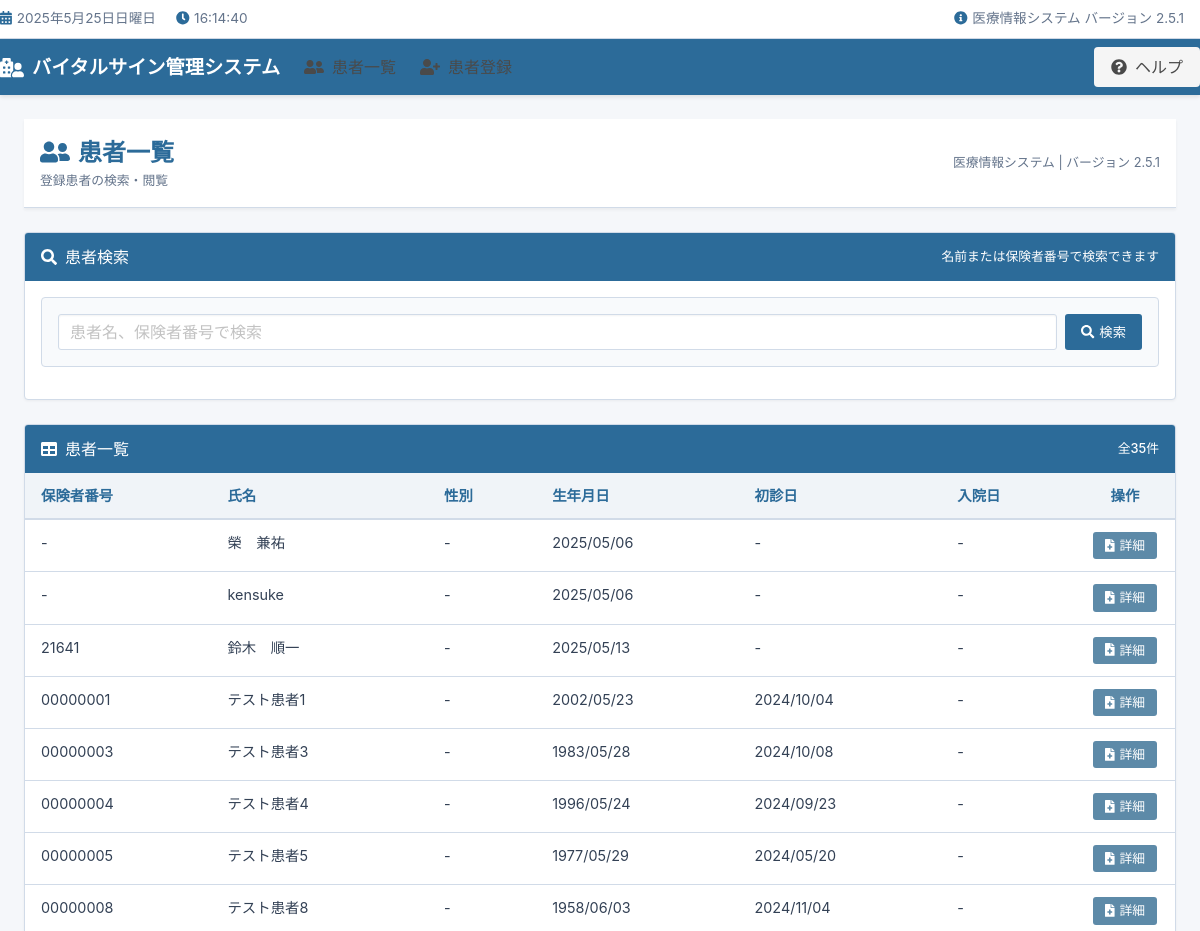
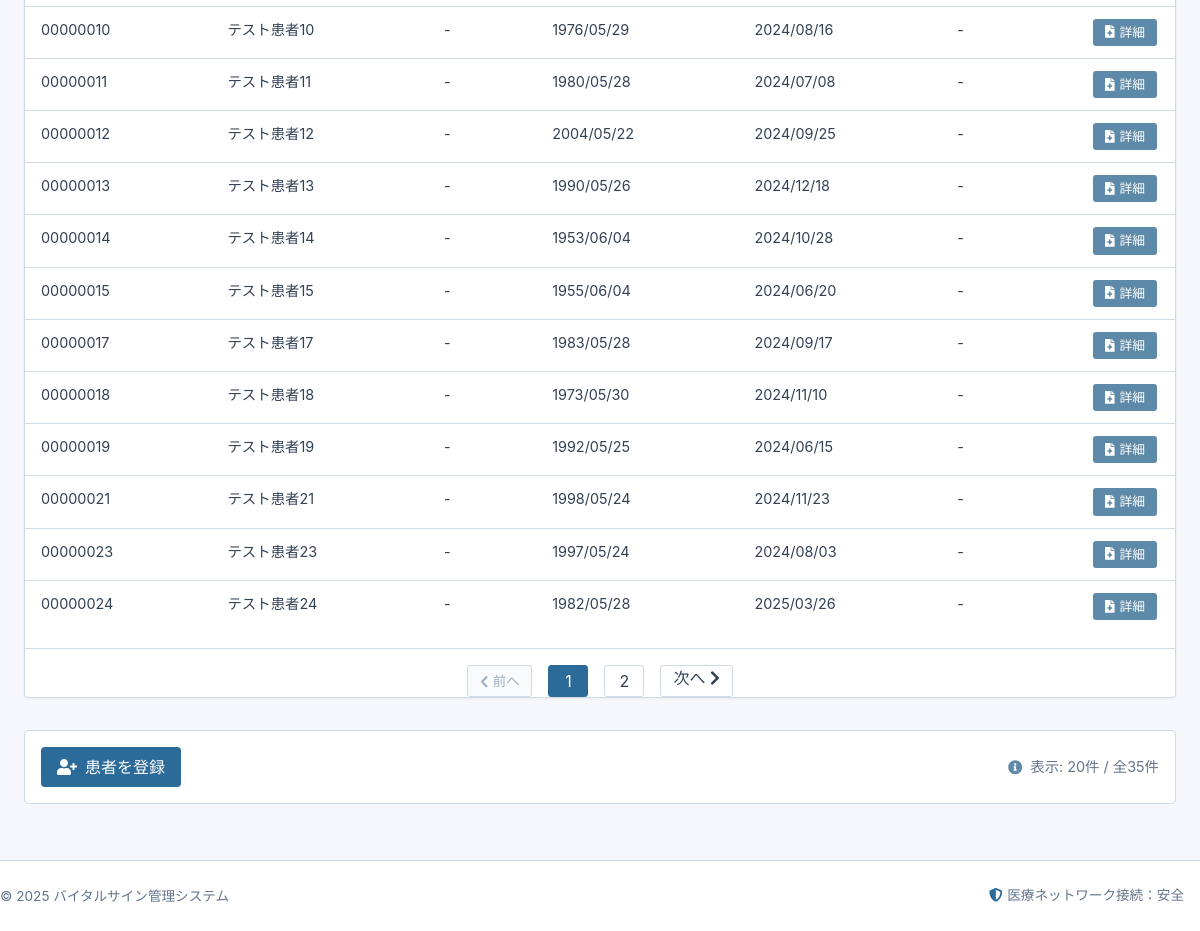
The page / on the database its author committed (2 pictures, top to bottom).
### core/models.py (models this page shows, shortened)
class Patient(models.Model):
    code = models.CharField(max_length=32, unique=True)  # 匿名 ID
    name = models.CharField(max_length=64, blank=True)
    birth_date = models.DateField(null=True, blank=True)
    insurance_number = models.CharField(max_length=20, verbose_name="保険者番号", blank=True)
    first_visit_date = models.DateField(verbose_name="初診日", null=True, blank=True)
    admission_date = models.DateField(verbose_name="入院日", null=True, blank=True)

### core/views.py (the view)
# urls.py: path("", views.patient_list, name="list"),
def patient_list(request):
    search_query = request.GET.get('search', '')
    if search_query:
        patients = Patient.objects.filter(
            Q(name__icontains=search_query) |  # 名前で検索（部分一致）
            Q(insurance_number__icontains=search_query)  # 保険者番号で検索
        ).order_by("admission_date")
    else:
        patients = Patient.objects.all().order_by("admission_date")
    paginator = Paginator(patients, 20)
    page_number = request.GET.get('page')
    page_obj = paginator.get_page(page_number)
    return render(request, "list.html", {
        "page_obj": page_obj,
        "search_query": search_query
    })

### templates/list.html (shortened to what this page needs)
{% extends "base.html" %}
{% block content %}
<div class="page-header">
  <div>
    <div class="page-title">
      <i class="fas fa-user-friends" style="margin-right: 0.5rem;"></i>患者一覧
    </div>
    <div class="system-info">登録患者の検索・閲覧</div>
  </div>
  <div class="system-info">
    医療情報システム | バージョン 2.5.1
  </div>
</div>
<div class="panel-container">
  <div class="panel-header">
    <div class="panel-header-title">
      <i class="fas fa-search" style="margin-right: 0.5rem;"></i>患者検索
    </div>
    <div style="font-size: 0.8rem;">
      名前または保険者番号で検索できます
    </div>
  </div>
  <div class="panel-body">
    <form method="get" class="search-form">
      <div style="display: flex;">
        <div style="flex: 1; margin-right: 0.5rem;">
          <input class="input" type="text" name="search" placeholder="患者名、保険者番号で検索" value="{{ search_query }}">
        </div>
        <div>
          <button class="btn-primary" type="submit">
            <i class="fas fa-search" style="margin-right: 0.3rem;"></i>検索
          </button>
        </div>
      </div>
    </form>
  </div>
</div>
<div class="panel-container">
  <div class="panel-header">
    <div class="panel-header-title">
      <i class="fas fa-table" style="margin-right: 0.5rem;"></i>患者一覧
    </div>
    <div style="font-size: 0.8rem;">
      {% if search_query %}
      検索結果: {{ page_obj.paginator.count }}件
      {% else %}
      全{{ page_obj.paginator.count }}件
      {% endif %}
    </div>
  </div>
  <div class="panel-body" style="padding: 0;">
    <table class="med-table">
      <thead>
        <tr>
          <th>保険者番号</th>
          <th>氏名</th>
          <th>性別</th>
          <th>生年月日</th>
          <th>初診日</th>
          <th>入院日</th>
          <th style="width: 100px; text-align: center;">操作</th>
        </tr>
      </thead>
      <tbody>
        {% for patient in page_obj %}
        <tr>
          <td>{{ patient.insurance_number|default:"-" }}</td>
          <td>{{ patient.name|default:"-" }}</td>
          <td>{{ patient.get_gender_display|default:"-" }}</td>
          <td>{{ patient.birth_date|date:"Y/m/d"|default:"-" }}</td>
          <td>{{ patient.first_visit_date|date:"Y/m/d"|default:"-" }}</td>
          <td>{{ patient.admission_date|date:"Y/m/d"|default:"-" }}</td>
          <td style="text-align: center;">
            <a class="btn-action" href="{% url 'detail' patient.pk %}">
              <i class="fas fa-file-medical" style="margin-right: 0.3rem;"></i>詳細
            </a>
          </td>
        </tr>
        {% endfor %}
      </tbody>
    </table>
    {% if page_obj.paginator.num_pages > 1 %}
    <div class="pagination-container">
      {% if page_obj.has_previous %}
      <a class="pagination-button" href="?page={{ page_obj.previous_page_number }}{% if search_query %}&search={{ search_query }}{% endif %}">
        <i class="fas fa-chevron-left" style="margin-right: 0.3rem;"></i>前へ
      </a>
      {% else %}
      <button class="pagination-button" disabled>
        <i class="fas fa-chevron-left" style="margin-right: 0.3rem;"></i>前へ
      </button>
      {% endif %}
      <div style="display: flex; margin: 0 0.5rem;">
        {% for i in page_obj.paginator.page_range %}
          {% if page_obj.number == i %}
          <div class="pagination-item">
            <span class="pagination-link is-active">{{ i }}</span>
          </div>
          {% else %}
          <div class="pagination-item">
            <a class="pagination-link" href="?page={{ i }}{% if search_query %}&search={{ search_query }}{% endif %}">{{ i }}</a>
          </div>
          {% endif %}
        {% endfor %}
      </div>
      {% if page_obj.has_next %}
      <a class="pagination-button" href="?page={{ page_obj.next_page_number }}{% if search_query %}&search={{ search_query }}{% endif %}">
        次へ<i class="fas fa-chevron-right" style="margin-left: 0.3rem;"></i>
      </a>
      {% else %}
      <button class="pagination-button" disabled>
        次へ<i class="fas fa-chevron-right" style="margin-left: 0.3rem;"></i>
      </button>
      {% endif %}
    </div>
    {% endif %}
  </div>
</div>
<div class="footer-actions">
  <div>
    <a class="action-btn" href="{% url 'patient_add' %}">
      <i class="fas fa-user-plus" style="margin-right: 0.5rem;"></i>患者を登録
    </a>
  </div>
  <div class="record-count">
    <i class="fas fa-info-circle" style="margin-right: 0.5rem; color: var(--accent);"></i>
    表示: {{ page_obj|length }}件 / 全{{ page_obj.paginator.count }}件
  </div>
</div>
{% endblock %}

### templates/base.html (shortened to what this page needs)
<!DOCTYPE html>
<html lang="ja">
<head>
    <link rel="stylesheet" href="https://cdn.jsdelivr.net/npm/bulma@0.9.4/css/bulma.min.css">
    <link rel="stylesheet" href="https://use.fontawesome.com/releases/v5.15.4/css/all.css">
</head>
<body>
    <div class="system-status">
        <div class="container">
            <div class="system-status-content">
                <div>
                    <span class="status-item">
                        <i class="fas fa-calendar-alt status-icon"></i>
                        <span id="current-date"></span>
                    </span>
                    <span class="status-item">
                        <i class="fas fa-clock status-icon"></i>
                        <span id="current-time"></span>
                    </span>
                </div>
                <div>
                    <span class="status-item">
                        <i class="fas fa-info-circle status-icon"></i>
                        医療情報システム バージョン 2.5.1
                    </span>
                </div>
            </div>
        </div>
    </div>
    <nav class="navbar" role="navigation" aria-label="main navigation">
        <div class="container">
            <div class="navbar-brand">
                <a class="navbar-item" href="{% url 'list' %}">
                    <i class="fas fa-hospital-user" style="margin-right: 0.5rem;"></i>
                    バイタルサイン管理システム
                </a>
            </div>
            <div id="navbarBasicExample" class="navbar-menu">
                <div class="navbar-start">
                    <a class="navbar-item" href="{% url 'list' %}">
                        <i class="fas fa-user-friends" style="margin-right: 0.5rem;"></i>
                        患者一覧
                    </a>
                    <a class="navbar-item" href="{% url 'patient_add' %}">
                        <i class="fas fa-user-plus" style="margin-right: 0.5rem;"></i>
                        患者登録
                    </a>
                </div>
                <div class="navbar-end">
                    <div class="navbar-item">
                        <div class="buttons">
                            <a class="button is-light">
                                <i class="fas fa-question-circle" style="margin-right: 0.5rem;"></i>
                                ヘルプ
                            </a>
                        </div>
                    </div>
                </div>
            </div>
        </div>
    </nav>
    <div class="main-content">
        <div class="container">
            {% block content %}{% endblock %}
        </div>
    </div>
    <footer class="footer">
        <div class="container">
            <div class="footer-content">
                <div>
                    <span>&copy; 2025 バイタルサイン管理システム</span>
                </div>
                <div>
                    <span class="status-item">
                        <i class="fas fa-shield-alt status-icon"></i>
                        医療ネットワーク接続：安全
                    </span>
                </div>
            </div>
        </div>
    </footer>
</body>
</html>

### templates/base.html (style rules this page uses)
:root { --primary: #2c6b99; --secondary: #6c8ebf; --accent: #5d8aa8; --success: #4a7c59; --light-bg: #f5f7fa; --border: #d1dbe8; --text: #334155; --light-text: #64748b; --hover-row: #f0f7ff; }
body { background-color: var(--light-bg); color: var(--text); font-family: -apple-system, BlinkMacSystemFont, "Segoe UI", Roboto, Oxygen-Sans, Ubuntu, Cantarell, "Helvetica Neue", sans-serif; min-height: 100vh; display: flex; flex-direction: column; }
.navbar { background-color: var(--primary); box-shadow: 0 2px 4px rgba(0, 0, 0, 0.1); }
.navbar-brand .navbar-item { color: white; font-weight: 600; font-size: 1.2rem; }
.main-content { flex: 1; padding: 1.5rem; }
.container { max-width: 1200px; }
.system-status { background-color: white; border-bottom: 1px solid var(--border); font-size: 0.85rem; color: var(--light-text); padding: 0.5rem 0; }
.system-status-content { display: flex; justify-content: space-between; align-items: center; }
.status-item { display: inline-flex; align-items: center; margin-right: 1rem; }
.status-icon { margin-right: 0.3rem; color: var(--primary); }
.footer { background-color: white; border-top: 1px solid var(--border); padding: 1.5rem 0; color: var(--light-text); font-size: 0.85rem; margin-top: auto; }
.footer-content { display: flex; justify-content: space-between; align-items: center; }

### rows shown on the page
Patient: insurance_number "-", name "榮 兼祐", gender "-", birth_date "2025/05/06", first_visit_date "-", admission_date "-"
Patient: insurance_number "-", name "kensuke", gender "-", birth_date "2025/05/06", first_visit_date "-", admission_date "-"
Patient: insurance_number "21641", name "鈴木 順一", gender "-", birth_date "2025/05/13", first_visit_date "-", admission_date "-"
Patient: insurance_number "00000001", name "テスト患者1", gender "-", birth_date "2002/05/23", first_visit_date "2024/10/04", admission_date "-"
Patient: insurance_number "00000003", name "テスト患者3", gender "-", birth_date "1983/05/28", first_visit_date "2024/10/08", admission_date "-"
Patient: insurance_number "00000004", name "テスト患者4", gender "-", birth_date "1996/05/24", first_visit_date "2024/09/23", admission_date "-"
Patient: insurance_number "00000005", name "テスト患者5", gender "-", birth_date "1977/05/29", first_visit_date "2024/05/20", admission_date "-"
Patient: insurance_number "00000008", name "テスト患者8", gender "-", birth_date "1958/06/03", first_visit_date "2024/11/04", admission_date "-"
Patient: insurance_number "00000010", name "テスト患者10", gender "-", birth_date "1976/05/29", first_visit_date "2024/08/16", admission_date "-"
Patient: insurance_number "00000011", name "テスト患者11", gender "-", birth_date "1980/05/28", first_visit_date "2024/07/08", admission_date "-"
Patient: insurance_number "00000012", name "テスト患者12", gender "-", birth_date "2004/05/22", first_visit_date "2024/09/25", admission_date "-"
Patient: insurance_number "00000013", name "テスト患者13", gender "-", birth_date "1990/05/26", first_visit_date "2024/12/18", admission_date "-"
Patient: insurance_number "00000014", name "テスト患者14", gender "-", birth_date "1953/06/04", first_visit_date "2024/10/28", admission_date "-"
Patient: insurance_number "00000015", name "テスト患者15", gender "-", birth_date "1955/06/04", first_visit_date "2024/06/20", admission_date "-"
Patient: insurance_number "00000017", name "テスト患者17", gender "-", birth_date "1983/05/28", first_visit_date "2024/09/17", admission_date "-"
Patient: insurance_number "00000018", name "テスト患者18", gender "-", birth_date "1973/05/30", first_visit_date "2024/11/10", admission_date "-"
Patient: insurance_number "00000019", name "テスト患者19", gender "-", birth_date "1992/05/25", first_visit_date "2024/06/15", admission_date "-"
Patient: insurance_number "00000021", name "テスト患者21", gender "-", birth_date "1998/05/24", first_visit_date "2024/11/23", admission_date "-"
Patient: insurance_number "00000023", name "テスト患者23", gender "-", birth_date "1997/05/24", first_visit_date "2024/08/03", admission_date "-"
Patient: insurance_number "00000024", name "テスト患者24", gender "-", birth_date "1982/05/28", first_visit_date "2025/03/26", admission_date "-"

### other values the page prints
{{ page_obj.paginator.count }} "35"
{{ i }} "1"
{{ i }} "2"
{{ page_obj|length }} "20"
